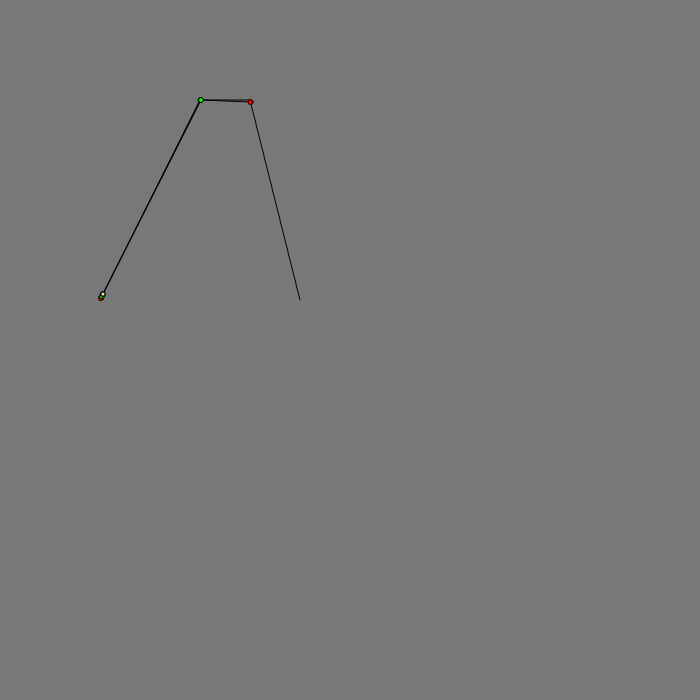
Frame 1 (no input)
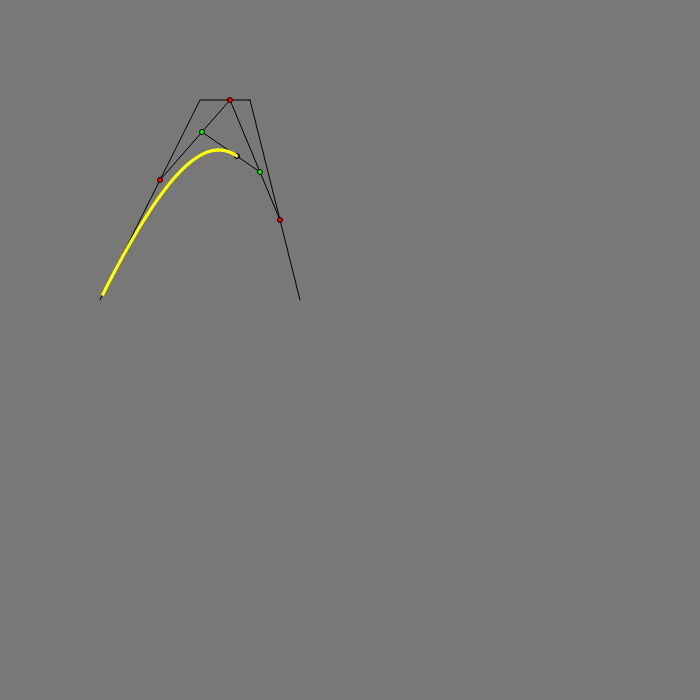
Frame 60 (no input)
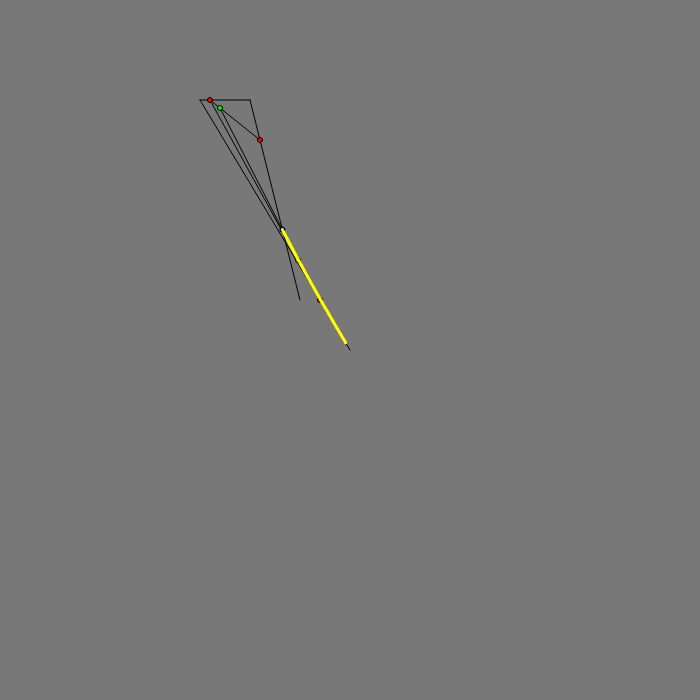
Frame 120 (the mouse pressed at the canvas centre since frame 60)

The p5.js sketch that drew these frames (run headless with seeded random() and noise() and a simulated clock; from frame 60 on, the mouse is pressed at the canvas centre):

// p5.js sketch
// ── sketch.js
let p0 = [100, 300]
let p1 = [200, 100]
let p2 = [250, 100]
let p3 = [300, 300]

let t = 0

let A1
let A2

let curve = []
let PointVal = 0

function setup() 
{
	createCanvas(700, 700);
}

function draw()
{

	if(keyIsDown(49)){
		PointVal = 0
	}
	if(keyIsDown(50)){
		PointVal = 1
	}
	if(keyIsDown(51)){
		PointVal = 2
	}
	if(keyIsDown(52)){
		PointVal = 3
	}

	if(mouseIsPressed== true){
		if(mouseButton == LEFT){
			if(PointVal == 0){
				p0[0] = mouseX
				p0[1] = mouseY
			}
			if(PointVal == 1){
				p1[0] = mouseX
				p1[1] = mouseY
			}
			if(PointVal == 2){
				p2[0] = mouseX
				p2[1] = mouseY
			}
			if(PointVal == 3){
				p3[0] = mouseX
				p3[1] = mouseY
		
			}
		}
	}
	background(120)
	if(t >= 1){
		t = 0
		curve = []
	}

	t += 0.01

	A1 = lerp(p0[0],p1[0],t)
	A2 = lerp(p0[1],p1[1],t)
	let B1 = lerp(p1[0],p2[0],t)
	let B2 = lerp(p1[1],p2[1],t)
	let C1 = lerp(p2[0],p3[0],t)
	let C2 = lerp(p2[1],p3[1],t)

	let D1 = lerp(A1,B1,t)
	let D2 = lerp(A2,B2,t)
	let E1 = lerp(B1,C1,t)
	let E2 = lerp(B2,C2,t)

	let F1 = lerp(D1,E1,t)
	let F2 = lerp(D2,E2,t)


	fill(0,0,0)
	line(p0[0],p0[1],p1[0],p1[1])
	line(p2[0],p2[1],p1[0],p1[1])
	line(p2[0],p2[1],p3[0],p3[1])

	fill(200,0,0)
	line(A1,A2,B1,B2)
	line(C1,C2,B1,B2)
	
	
	fill(255,0,0)
	circle(A1,A2, 5)
	circle(B1,B2, 5)
	circle(C1,C2, 5)

	fill(0,200,0)
	line(D1,D2,E1,E2)

	fill(0,255,0)
	circle(D1,D2, 5)
	circle(E1,E2, 5)

	fill(0,0,255)
	circle(F1,F2, 5)
	
	curve.push([F1,F2])
	for(let i = 0; i < curve.length; i++){
		if(i > 0){
			last = i-1
		}
		else{
			last = 0
		}
		stroke('yellow')
		strokeWeight(3)
		line(curve[i][0],curve[i][1], curve[last][0],curve[last][1])
		stroke(0,0,0)
		strokeWeight(1)
	}
}

// ── sketch2.js

function setup(){
canvas(700,700)
}

function draw(){
background(100)
circle(mouseX, mouseY, 50)
}
